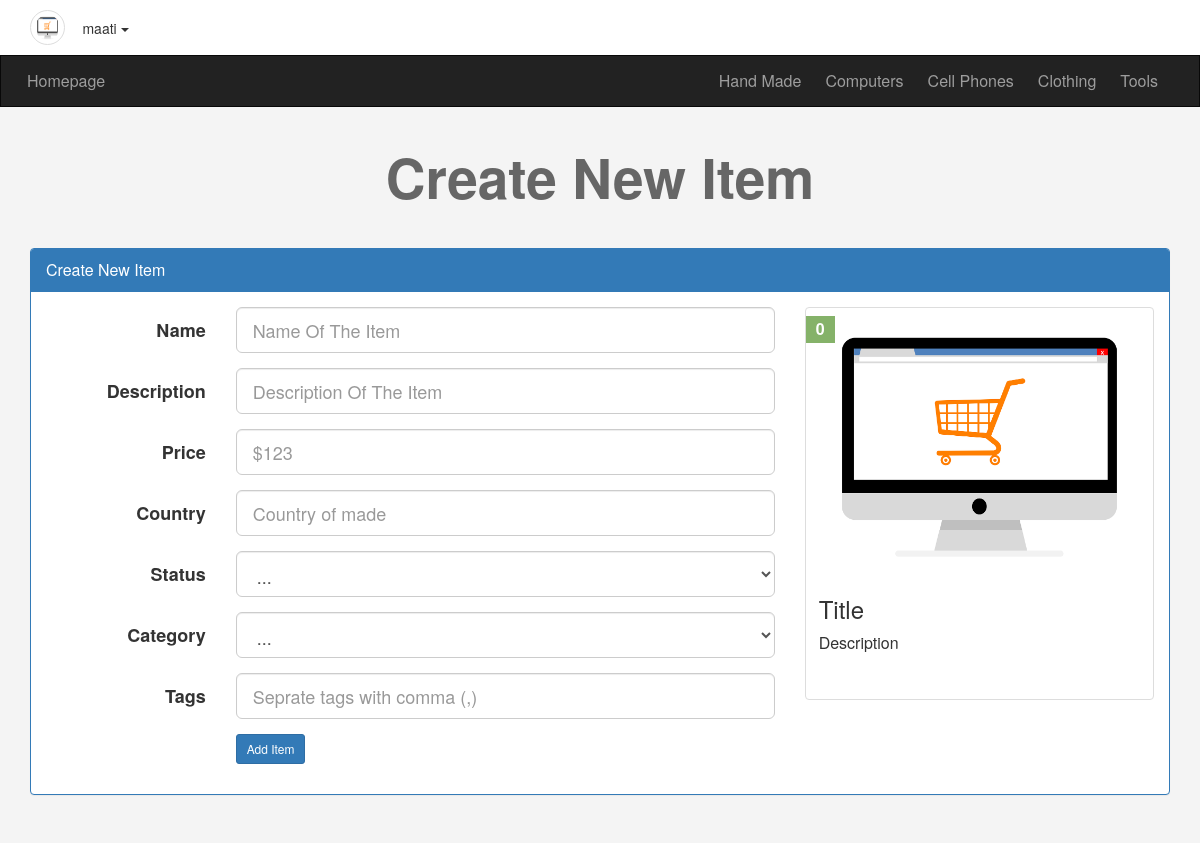
/newad.php (signed in), run on the app's committed database.
### tables this page shows
CREATE TABLE `categories` (
  `ID` int(6) NOT NULL,
  `Name` varchar(255) NOT NULL,
  `Description` text NOT NULL,
  `parent` int(11) NOT NULL,
  `Ordering` int(11) DEFAULT NULL,
  `Visibilty` tinyint(4) NOT NULL DEFAULT 0,
  `Allow_Comment` tinyint(4) NOT NULL DEFAULT 0,
  `Allow_Ads` tinyint(4) NOT NULL DEFAULT 0
);

### init.php (called while the page is built, shortened)
<?php
	include 'admin/connect.php';
	$sessionUser = "";
	if (isset($_SESSION['user'])) {
		$sessionUser = $_SESSION['user'];
	}
	$tpl 	= "includes/templets/";
	$func   = "includes/functions/";
	$css    = "layout/css/";
	include $func .'function.php';
	include $tpl ."header.php";

### includes/functions/function.php (called while the page is built, shortened)
<?php
	function getAllFrom($faild, $table, $where = NULL, $and = NULL, $orderfaild, $ordering = 'ASC'){
		global $con;
		$getAll = $con->prepare("SELECT $faild FROM $table $where $and ORDER BY $orderfaild $ordering");
		$getAll->execute();
		$all = $getAll->fetchall();
		return $all;
	}

### newad.php (the view, shortened to what this page needs)
<?php
	$pageTitle = "Create New Item";
	include "init.php";
	if (isset($_SESSION['user'])) {
?>
	<h1 class="text-center"><?php echo $pageTitle ;?></h1>
	<div class="create-ad block">
		<div class="container">
			<div class="panel panel-primary">
				<div class="panel-heading"><?php echo $pageTitle ;?></div>
				<div class="panel-body">
				 	<div class="row">
				 		<div class="col-md-8">
							<form class="form-horizontal" action="<?php echo $_SERVER['PHP_SELF'] ?>" method="POST">
					            <div class="form-group form-group-lg">
					              <label class="col-sm-3 control-label">Name</label>
					              <div class="col-sm-10  col-md-9">
					                <input
					                       type="text"
					                       name="name"
					                       class="form-control live-name"
					                       placeholder="Name Of The Item"
					                       required="required">
					              </div>
					            </div>
					              <div class="form-group form-group-lg">
					              <label class="col-sm-3 control-label">Description</label>
					              <div class="col-sm-10  col-md-9">
					                <input
					                       type="text"
					                       name="description"
					                       class="form-control live-desc"
					                       placeholder="Description Of The Item"
					                       required="required">
					              </div>
					            </div>
					              <div class="form-group form-group-lg">
					              <label class="col-sm-3 control-label">Price</label>
					              <div class="col-sm-10  col-md-9">
					                <input
					                       type="text"
					                       name="price"
					                       class="form-control live-price"
					                       placeholder="$123"
					                       required="required">
					              </div>
					            </div>
					              <div class="form-group form-group-lg">
					              <label class="col-sm-3 control-label">Country</label>
					              <div class="col-sm-10  col-md-9">
					                <input
					                       type="text"
					                       name="country"
					                       class="form-control"
					                       placeholder="Country of made"
					                       required="required">
					              </div>
					            </div>
					              <div class="form-group form-group-lg">
					              <label class="col-sm-3 control-label">Status</label>
					              <div class="col-sm-10  col-md-9">
					                <select class="form-control" name="status" required>
					                    <option value="0">...</option>
					                </select>
					              </div>
					            </div>
					              <div class="form-group form-group-lg">
					              <label class="col-sm-3 control-label">Category</label>
					              <div class="col-sm-10  col-md-9">
					                <select class="form-control" name="category">
					                    <option value="0" required>...</option>
					                </select>
					              </div>
					            </div>
					              <div class="form-group form-group-lg">
					              <label class="col-sm-3 control-label">Tags</label>
					              <div class="col-sm-10  col-md-9">
					                <input
					                       type="text"
					                       name="tags"
					                       class="form-control"
					                       placeholder="Seprate tags with comma (,)">
					              </div>
					            </div>
					            <div class="form-group">
					              <div class="col-sm-offset-3 col-sm-9">
					                <input type="submit" value ="Add Item" class="btn btn-primary btn-sm">
					              </div>
					            </div>
					          </form>
				 		</div>
				 		<div class="col-md-4">
				 			<div class='thumbnail item-box live-preview'>
								 <span class='price'>0</span>
								   	<img class='img-responsive' src='ecommerce.png' alt=''>
								   	<div class='caption'>
								   	  	<h3>Title</h3>
								   	  	<p>Description</p>
								   	</div>
							</div>
				 		</div>
				 	</div>
				</div>
			</div>
		</div>
	</div>
<?php
	} else {
		header('Location: login.php');
	}
	include $tpl ."footer.php";

### includes/templets/header.php (shortened to what this page needs)
<!DOCTYPE html>
<html>
		<head>
			<link rel="stylesheet" href="<?php echo  $css ; ?>bootstrap.min.css">
			<link rel="stylesheet" href="<?php echo  $css ; ?>all.css">
			<link rel="stylesheet" href="<?php echo  $css ; ?>front.css">
		</head>
		<body>
			<div class="upper-bar">
				<div class="container">
					<?php
					if (isset($_SESSION['user'])) { ?>
						<img class=" my-img img-thumbnail" src='ecommerce.png' alt=''>
						<div class="btn-group my-info">
							<span class="btn dropdown-toggle" data-toggle="dropdown">
								<?php echo $sessionUser; ?>
								<span class="caret"></span>
						    </span>
						</div>
					<?php
					} else { ?>
						<a href="login.php">
						<span class="pull-right">Login/Signup</span>
					    </a>
					<?php } ?>
				</div>
			</div>
			<nav class="navbar navbar-inverse">
			  <div class="container">
			    <div class="navbar-header">
			      <a class="navbar-brand" href="index.php">Homepage</a>
			    </div>
			    <div class="collapse navbar-collapse" id="app">
			      <ul class="nav navbar-nav navbar-right">
			      	<?php
			   			$allCats = getAllFrom("*", "categories", "WHERE parent = 0", "", "ID", "ASC");
						foreach ($allCats as $cat) {
						echo '<li>
						         <a href="categories.php?pageid=' . $cat['ID'] .'">
						            '.$cat['Name'].'
						         </a>
						      </li>';
						}
					?>
			      </ul>
			    </div>
			  </div>
			</nav>

### layout/css/front.css (style rules this page uses)
body { background-color:#F4F4F4; font-size: 16px; height: 2000px }
h1 { font-size: 55px; margin:40px 0; color:#666; font-weight: bold; }
.navbar { border-radius:0px; margin-bottom: 0px; }
.nav>li>a ,.navbar-brand { padding:15px 12px; }
.navbar-brand { font-size:1em; }
.upper-bar { padding: 10px; background-color: #fff; }
.my-img { width :35px; height: 35px; border-radius: 50px }
.item-box { position: relative; }
.item-box .price { background-color: #589632ba; padding: 2px 10px; position: absolute; left: 0; top: 8px; font-weight: bold; color: #fff; }
.item-box .caption p { height: 44px; max-height: 44px; }

### data on the page
categories: Name "Hand Made"
categories: Name "Computers"
categories: Name "Cell Phones"
categories: Name "Clothing"
categories: Name "Tools"

### other printed values
$sessionUser "maati"
$pageTitle "Create New Item"
